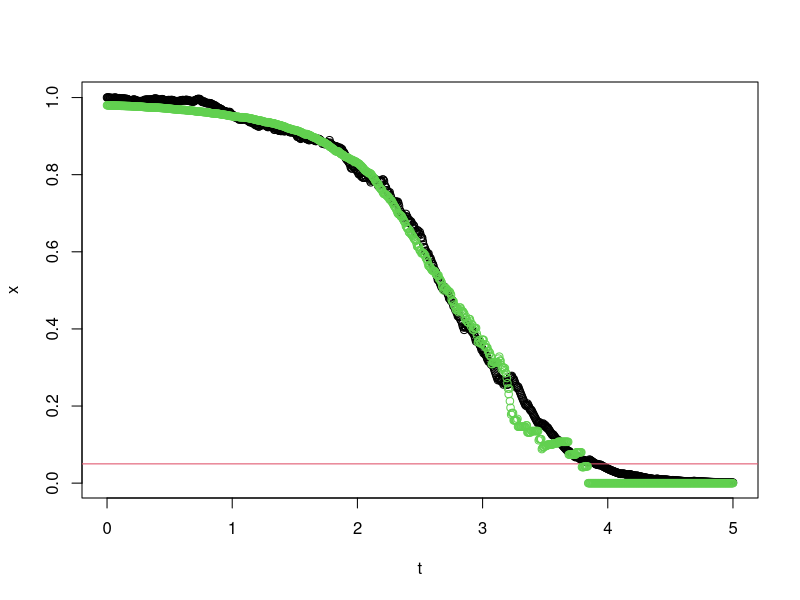

Reproduce this figure in R.
p <- 10000
k <- 200

z <- rnorm(p)
for(i in 1:k){
	z[i] <- rnorm(1,rnorm(5,2),1)*sample(c(-1,1),1)
}

t <- seq(from=0,to=5,length=1000)

q <- 0.05

x <- rep(0,length(t))
y <- rep(0,length(t)) # no. selected features
w <- rep(0,length(t)) # no. true positive
for(i in 1:length(x)){
	x[i] <- p * pnorm(t[i],lower.tail=FALSE)*2/max(sum(abs(z)>=t[i]),1)
	
	y[i] <- sum(abs(z)>=t[i])
	tmp <- which(abs(z)>=t[i])
	w[i] <- y[i]-sum(tmp %in% 1:k)
	
}

plot(t,x)
abline(h=q,col=2)
y. <- y
y.[which(y==0)] <- 1
points(t,w/y.,col=3)

